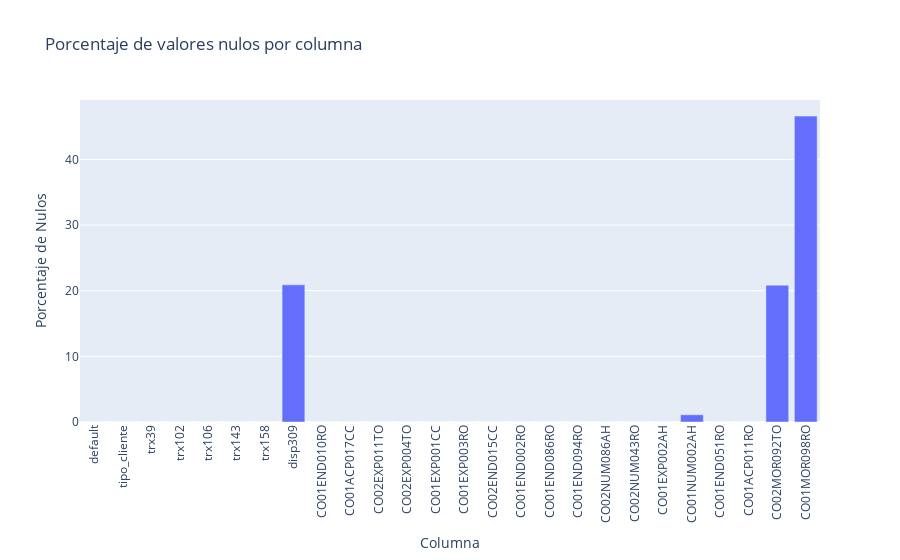

Write notebook code for a chart like this one.
### Code cell
# Calcular porcentaje de valores nulos por columna
porcentaje_nulos = round(df_limpio.isnull().mean(),4) * 100
porcentaje_nulos = porcentaje_nulos.reset_index()
porcentaje_nulos.columns = ['Columna', 'Porcentaje de Nulos']

fig = px.bar(porcentaje_nulos,
             x='Columna',
             y='Porcentaje de Nulos',
             title='Porcentaje de valores nulos por columna')

fig.update_layout(xaxis_tickangle=-90)

fig.show()

### Figure 1 — Plotly figure (JSON) as saved in the notebook; plotly's stock layout.template omitted (floating-point values rounded to 4 significant figures)
{"data": [{"hovertemplate": "Columna=%{x}<br>Porcentaje de Nulos=%{y}<extra></extra>", "legendgroup": "", "marker": {"color": "#636efa", "pattern": {"shape": ""}}, "name": "", "orientation": "v", "showlegend": false, "textposition": "auto", "type": "bar", "x": ["default", "tipo_cliente", "trx39", "trx102", "trx106", "trx143", "trx158", "disp309", "CO01END010RO", "CO01ACP017CC", "CO02EXP011TO", "CO02EXP004TO", "CO01EXP001CC", "CO01EXP003RO", "CO02END015CC", "CO01END002RO", "CO01END086RO", "CO01END094RO", "CO02NUM086AH", "CO02NUM043RO", "CO01EXP002AH", "CO01NUM002AH", "CO01END051RO", "CO01ACP011RO", "CO02MOR092TO", "CO01MOR098RO"], "xaxis": "x", "y": [0.0, 0.0, 0.0, 0.0, 0.0, 0.0, 0.0, 20.89, 0.0, 0.0, 0.0, 0.0, 0.0, 0.0, 0.0, 0.0, 0.0, 0.0, 0.0, 0.0, 0.0, 1.1, 0.0, 0.0, 20.84, 46.6], "yaxis": "y"}], "layout": {"barmode": "relative", "legend": {"tracegroupgap": 0}, "title": {"text": "Porcentaje de valores nulos por columna"}, "xaxis": {"anchor": "y", "domain": [0, 1], "tickangle": -90, "title": {"text": "Columna"}}, "yaxis": {"anchor": "x", "domain": [0, 1], "title": {"text": "Porcentaje de Nulos"}}}}
